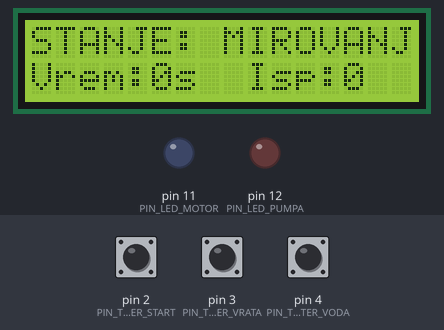
Recording of a sketch running on a simulated Arduino Mega 2560, built with avr-gcc and run on an emulated ATmega2560. Parts: 16×2 character LCD, output pins drawn as LEDs (lit = HIGH). The inputs (shaded band) are chosen by the test bench; at power-on: pin 2 (PIN_TASTER_START) HIGH, pin 3 (PIN_TASTER_VRATA) HIGH, pin 4 (PIN_TASTER_VODA) HIGH.

Above: at 1.2 s.
1.3 s: pin 2 (PIN_TASTER_START) pulled LOW for 0.15 s
At 2.1 s:
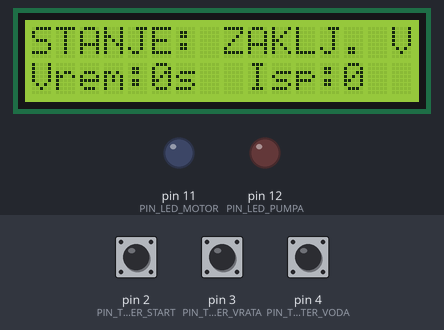
3.0 s: pin 3 (PIN_TASTER_VRATA) pulled LOW for 0.15 s
At 4.2 s:
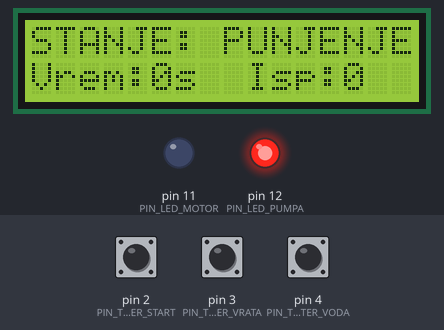
4.6 s: pin 4 (PIN_TASTER_VODA) pulled LOW for 0.15 s
At 7.6 s:
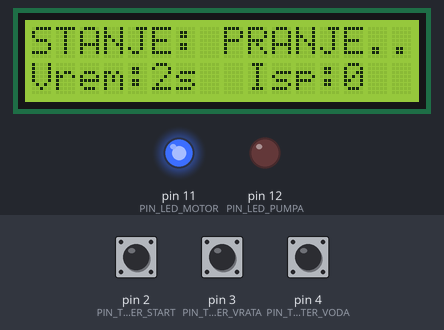
7.7 s: pin 3 (PIN_TASTER_VRATA) pulled LOW for 1 s
At 9.9 s:
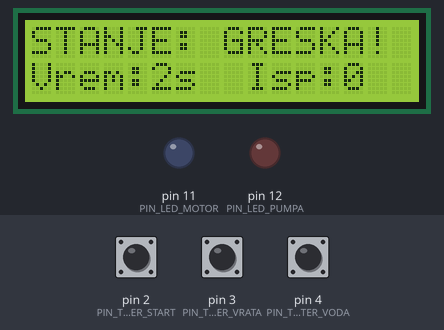
10.2 s: pin 2 (PIN_TASTER_START) pulled LOW for 1 s
At 11.7 s:
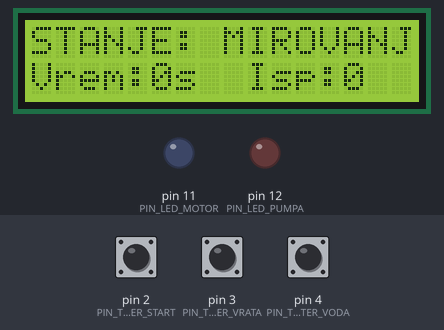
12.7 s: pin 2 (PIN_TASTER_START) pulled LOW for 3.2 s
At 16.6 s:
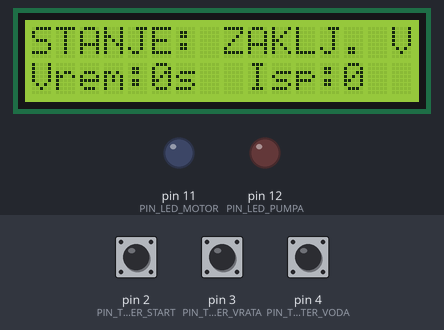
Timing chart, 0 to 18.1 s (numbered marks = the images above; inputs shaded):
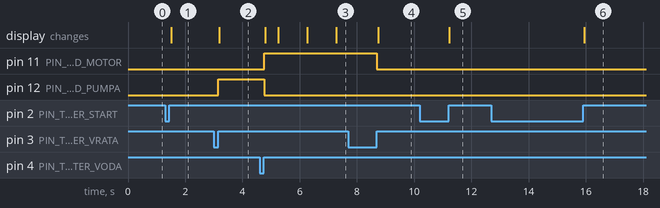

Measured:
- after the input at 1.3 s, the display: changes after 0.21 s (image 1)
- after the input at 3.0 s, pin 12 (PIN_LED_PUMPA): LOW → HIGH after 0.16 s; the display: changes after 0.20 s (image 2)
- after the input at 4.6 s, pin 11 (PIN_LED_MOTOR): LOW → HIGH after 0.17 s; pin 12 (PIN_LED_PUMPA): HIGH → LOW after 0.17 s; the display: first changes after 0.20 s (image 3 shows a later state)
- after the input at 7.7 s, pin 11 (PIN_LED_MOTOR): HIGH → LOW after 1.0 s instead of 1.6 s; pin 12 (PIN_LED_PUMPA): stays LOW (without the input it goes to HIGH after 1.6 s); the display: changes after 1.0 s (image 4)
- after the input at 10.2 s, the display: changes after 1.0 s (image 5)
- after the input at 12.7 s, the display: changes after 3.2 s (image 6)

The sketch:

arduino_washing_machine.ino
```cpp
#include <LiquidCrystal_I2C.h>

// 1. DEFINICIJA ENUMA I STRUKTURA
typedef enum {
    STANJE_MIROVANJE,
    STANJE_ZAKLJUCAVANJE_VRATA,
    STANJE_PUNJENJE,
    STANJE_PRANJE,
    STANJE_ISPUSTANJE,
    STANJE_ISPIRANJE,
    STANJE_CENTRIFUGA,
    STANJE_KRAJ,
    STANJE_GRESKA
} Stanje;

typedef enum {
    DOG_NONE,
    DOG_START,
    DOG_VRATA_ZATVORENA,
    DOG_NIVO_VODE_OK,
    DOG_VREME_ISTEKLO,
    DOG_ISPUSTANJE_ZAVRSENO,
    DOG_RESET,
    DOG_VRATA_OTVORENA
} Dogadjaj;

#define TRAJANJE_PRANJA      5
#define TRAJANJE_ISPIRANJA   4
#define TRAJANJE_CENTRIFUGE  4

typedef struct {
    Stanje stanje;
    int broj_ispiranja;
    int ciljni_broj_ispiranja;
    int preostalo_vreme;
} VesMasina;

// 2. DEFINICIJA PINOVA ZA HARDVER
#define PIN_TASTER_START 2
#define PIN_TASTER_VRATA 3
#define PIN_TASTER_VODA  4

#define PIN_LED_PUMPA    12
#define PIN_LED_MOTOR    11

// Inicijalizacija ekrana na I2C adresi 0x27
LiquidCrystal_I2C lcd(0x27, 16, 2);

VesMasina vm;
unsigned long prethodno_vreme = 0;

// 3. LOGIKA TVOG FSM-A (TVOJ C KOD)
void vesmasina_init(VesMasina* vm_ptr) {
    vm_ptr->stanje = STANJE_MIROVANJE;
    vm_ptr->broj_ispiranja = 0;
    vm_ptr->ciljni_broj_ispiranja = 2;
    vm_ptr->preostalo_vreme = 0;
}

void vesmasina_azuriraj(VesMasina* vm_ptr, Dogadjaj dog) {
    if (dog == DOG_NONE) return;

    /* Provera greške (otvorena vrata u toku rada) */
    if (dog == DOG_VRATA_OTVORENA &&
        (vm_ptr->stanje == STANJE_PUNJENJE || vm_ptr->stanje == STANJE_PRANJE ||
            vm_ptr->stanje == STANJE_ISPIRANJE || vm_ptr->stanje == STANJE_CENTRIFUGA)) {
        vm_ptr->stanje = STANJE_GRESKA;
        return;
    }

    switch (vm_ptr->stanje) {
    case STANJE_MIROVANJE:
        if (dog == DOG_START) {
            vm_ptr->stanje = STANJE_ZAKLJUCAVANJE_VRATA;
            vm_ptr->broj_ispiranja = 0;
        }
        break;

    case STANJE_ZAKLJUCAVANJE_VRATA:
        if (dog == DOG_VRATA_ZATVORENA)
            vm_ptr->stanje = STANJE_PUNJENJE;
        break;

    case STANJE_PUNJENJE:
        if (dog == DOG_NIVO_VODE_OK) {
            vm_ptr->stanje = STANJE_PRANJE;
            vm_ptr->preostalo_vreme = TRAJANJE_PRANJA;
        }
        break;

    case STANJE_PRANJE:
        if (dog == DOG_VREME_ISTEKLO) {
            vm_ptr->stanje = STANJE_ISPUSTANJE;
            vm_ptr->preostalo_vreme = 3;
        }
        break;

    case STANJE_ISPUSTANJE:
        if (dog == DOG_ISPUSTANJE_ZAVRSENO || (vm_ptr->preostalo_vreme == 0 && dog == DOG_VREME_ISTEKLO)) {
            if (vm_ptr->broj_ispiranja < vm_ptr->ciljni_broj_ispiranja) {
                vm_ptr->broj_ispiranja++;
                vm_ptr->stanje = STANJE_ISPIRANJE;
                vm_ptr->preostalo_vreme = TRAJANJE_ISPIRANJA;
            }
            else {
                vm_ptr->stanje = STANJE_CENTRIFUGA;
                vm_ptr->preostalo_vreme = TRAJANJE_CENTRIFUGE;
            }
        }
        break;

    case STANJE_ISPIRANJE:
        if (dog == DOG_VREME_ISTEKLO) {
            vm_ptr->stanje = STANJE_ISPUSTANJE;
            vm_ptr->preostalo_vreme = 3;
        }
        break;

    case STANJE_CENTRIFUGA:
        if (dog == DOG_VREME_ISTEKLO)
            vm_ptr->stanje = STANJE_KRAJ;
        break;

    case STANJE_KRAJ:
        if (dog == DOG_RESET || dog == DOG_START)
            vm_ptr->stanje = STANJE_MIROVANJE;
        break;

    case STANJE_GRESKA:
        if (dog == DOG_RESET)
            vesmasina_init(vm_ptr);
        break;
    }
}

void vesmasina_vreme(VesMasina* vm_ptr) {
    if (vm_ptr->preostalo_vreme > 0) {
        vm_ptr->preostalo_vreme--;
        if (vm_ptr->preostalo_vreme == 0) {
            vesmasina_azuriraj(vm_ptr, DOG_VREME_ISTEKLO);
        }
    }
}

const char* naziv_stanja_lcd(Stanje s) {
    switch (s) {
    case STANJE_MIROVANJE:           return "MIROVANJE";
    case STANJE_ZAKLJUCAVANJE_VRATA: return "ZAKLJ. VRATA";
    case STANJE_PUNJENJE:            return "PUNJENJE VODE";
    case STANJE_PRANJE:              return "PRANJE...";
    case STANJE_ISPUSTANJE:          return "ISPUSTANJE VODE";
    case STANJE_ISPIRANJE:           return "ISPIRANJE...";
    case STANJE_CENTRIFUGA:          return "CENTRIFUGA!";
    case STANJE_KRAJ:                return "KRAJ PROGRAMA";
    case STANJE_GRESKA:              return "GRESKA! VRATA!";
    }
    return "NEPOZNATO";
}

// 4. ARDUINO INICIJALIZACIJA (SETUP)
void setup() {
    lcd.init();
    lcd.backlight();

    pinMode(PIN_TASTER_START, INPUT_PULLUP);
    pinMode(PIN_TASTER_VRATA, INPUT_PULLUP);
    pinMode(PIN_TASTER_VODA, INPUT_PULLUP);

    pinMode(PIN_LED_PUMPA, OUTPUT);
    pinMode(PIN_LED_MOTOR, OUTPUT);

    vesmasina_init(&vm);
}

// 5. ARDUINO GLAVNA PETLJA (LOOP)
void loop() {
    Dogadjaj trenutni_dogadjaj = DOG_NONE;
    unsigned long trenutno_vreme = millis();

    // Čitanje tastera sa debouncing-om (protiv treperenja)
    if (digitalRead(PIN_TASTER_START) == LOW) {
        delay(150);
        while(digitalRead(PIN_TASTER_START) == LOW);

        if (vm.stanje == STANJE_MIROVANJE) {
            trenutni_dogadjaj = DOG_START;
        } else if (vm.stanje == STANJE_KRAJ || vm.stanje == STANJE_GRESKA) {
            trenutni_dogadjaj = DOG_RESET;
        }
    }

    if (digitalRead(PIN_TASTER_VRATA) == LOW) {
        delay(150);
        while(digitalRead(PIN_TASTER_VRATA) == LOW);

        if (vm.stanje == STANJE_ZAKLJUCAVANJE_VRATA) {
            trenutni_dogadjaj = DOG_VRATA_ZATVORENA;
        } else if (vm.stanje == STANJE_PUNJENJE || vm.stanje == STANJE_PRANJE ||
                   vm.stanje == STANJE_ISPIRANJE || vm.stanje == STANJE_CENTRIFUGA) {
            trenutni_dogadjaj = DOG_VRATA_OTVORENA;
        }
    }

    if (digitalRead(PIN_TASTER_VODA) == LOW) {
        delay(150);
        while(digitalRead(PIN_TASTER_VODA) == LOW);

        if (vm.stanje == STANJE_PUNJENJE) {
            trenutni_dogadjaj = DOG_NIVO_VODE_OK;
        }
    }

    // Ažuriranje FSM-a
    if (trenutni_dogadjaj != DOG_NONE) {
        vesmasina_azuriraj(&vm, trenutni_dogadjaj);
    }

    // Odbrojavanje vremena (1 sekunda)
    if (trenutno_vreme - prethodno_vreme >= 1000) {
        prethodno_vreme = trenutno_vreme;

        if (vm.stanje == STANJE_PRANJE || vm.stanje == STANJE_ISPIRANJE ||
            vm.stanje == STANJE_CENTRIFUGA || vm.stanje == STANJE_ISPUSTANJE) {
            vesmasina_vreme(&vm);
        }
    }

    // Paljenje i gašenje LED dioda
    if (vm.stanje == STANJE_PUNJENJE || vm.stanje == STANJE_ISPUSTANJE) {
        digitalWrite(PIN_LED_PUMPA, HIGH);
        digitalWrite(PIN_LED_MOTOR, LOW);
    } else if (vm.stanje == STANJE_PRANJE || vm.stanje == STANJE_ISPIRANJE || vm.stanje == STANJE_CENTRIFUGA) {
        digitalWrite(PIN_LED_PUMPA, LOW);
        digitalWrite(PIN_LED_MOTOR, HIGH);
    } else {
        digitalWrite(PIN_LED_PUMPA, LOW);
        digitalWrite(PIN_LED_MOTOR, LOW);
    }

    // Pametno osvežavanje ekrana bez treperenja
    static Stanje prethodno_stanje_prikaz = STANJE_GRESKA;
    static int prethodno_vreme_prikaz = -1;
    static int prethodni_isp_prikaz = -1;

    if (vm.stanje != prethodno_stanje_prikaz || vm.preostalo_vreme != prethodno_vreme_prikaz || vm.broj_ispiranja != prethodni_isp_prikaz) {
        lcd.clear();

        lcd.setCursor(0, 0);
        lcd.print("STANJE: ");
        lcd.print(naziv_stanja_lcd(vm.stanje));

        lcd.setCursor(0, 1);
        lcd.print("Vrem:");
        lcd.print(vm.preostalo_vreme);
        lcd.print("s  Isp:");
        lcd.print(vm.broj_ispiranja);

        prethodno_stanje_prikaz = vm.stanje;
        prethodno_vreme_prikaz = vm.preostalo_vreme;
        prethodni_isp_prikaz = vm.broj_ispiranja;
    }

    delay(20);
}
```

washing_machine.c
```cpp
#include <stdio.h>
//everything is in serbian because it was a project for my college, have fun :)
typedef enum {
    STANJE_MIROVANJE,
    STANJE_ZAKLJUCAVANJE_VRATA,
    STANJE_PUNJENJE,
    STANJE_PRANJE,
    STANJE_ISPUSTANJE,
    STANJE_ISPIRANJE,
    STANJE_CENTRIFUGA,
    STANJE_KRAJ,
    STANJE_GRESKA
} Stanje;

/*
 * u pravom uredjaju ovo bi dolazilo od senzora i tastera, u
 * ovoj verziji programa dogadjaje rucno zadajemo u main() funkciji.
 */

typedef enum {
    DOG_START,
    DOG_VRATA_ZATVORENA,
    DOG_NIVO_VODE_OK,
    DOG_VREME_ISTEKLO,
    DOG_ISPUSTANJE_ZAVRSENO,
    DOG_RESET,
    DOG_VRATA_OTVORENA
} Dogadjaj;

//trajanje faza u zavisnosti od vremena
#define TRAJANJE_PRANJA      3
#define TRAJANJE_ISPIRANJA   2
#define TRAJANJE_CENTRIFUGE  2

typedef struct {
    Stanje stanje; //u kom je trenutno
    int broj_ispiranja; //br ispiranja koji je vec odradjen u ovom ciklusu
    int ciljni_broj_ispiranja; //br ispiranja koji treba da se odradi
    int preostalo_vreme; //koliko jos treba da prodje u ovoj fazi
} VesMasina;

void vesmasina_init(VesMasina* vm) { //vm pokazivac na celu strukturu
    //postavlja na ove nulte vrednosti ves masinu
    vm->stanje = STANJE_MIROVANJE;
    vm->broj_ispiranja = 0;
    vm->ciljni_broj_ispiranja = 2;
    vm->preostalo_vreme = 0;
}

void vesmasina_azuriraj(VesMasina* vm, Dogadjaj dog) { //ovde se menja stanje ves masine,
    //dogadjaj prima dogadjaj koji je pristigao upravo

    /* provera greske ima prioritet i vazi za sve aktivne faze rada */
    if (dog == DOG_VRATA_OTVORENA &&
        (vm->stanje == STANJE_PUNJENJE || vm->stanje == STANJE_PRANJE ||
            vm->stanje == STANJE_ISPIRANJE || vm->stanje == STANJE_CENTRIFUGA)) {
        vm->stanje = STANJE_GRESKA;
        return;
    }

    switch (vm->stanje) {

    case STANJE_MIROVANJE:
        if (dog == DOG_START)
            vm->stanje = STANJE_ZAKLJUCAVANJE_VRATA;
        break;

    case STANJE_ZAKLJUCAVANJE_VRATA:
        if (dog == DOG_VRATA_ZATVORENA)
            vm->stanje = STANJE_PUNJENJE;
        break;

    case STANJE_PUNJENJE:
        if (dog == DOG_NIVO_VODE_OK) {
            vm->stanje = STANJE_PRANJE;
            vm->preostalo_vreme = TRAJANJE_PRANJA;
        }
        break;

    case STANJE_PRANJE:
        if (dog == DOG_VREME_ISTEKLO)
            vm->stanje = STANJE_ISPUSTANJE;
        break;

    case STANJE_ISPUSTANJE: //ovde se proverava dodatno i da li je uradjen dovoljan br ispiranja ako nije,
        //br_ispiranja se povecava za 1 i masina opet ispira, ako jeste prelazi na centrifugu

        if (dog == DOG_ISPUSTANJE_ZAVRSENO) {
            if (vm->broj_ispiranja < vm->ciljni_broj_ispiranja) {
                vm->broj_ispiranja++;
                vm->stanje = STANJE_ISPIRANJE;
                vm->preostalo_vreme = TRAJANJE_ISPIRANJA;
            }
            else {
                vm->stanje = STANJE_CENTRIFUGA;
                vm->preostalo_vreme = TRAJANJE_CENTRIFUGE;
            }
        }
        break;

    case STANJE_ISPIRANJE:
        if (dog == DOG_VREME_ISTEKLO)
            vm->stanje = STANJE_ISPUSTANJE;
        break;

    case STANJE_CENTRIFUGA:
        if (dog == DOG_VREME_ISTEKLO)
            vm->stanje = STANJE_KRAJ;
        break;

    case STANJE_KRAJ:
        if (dog == DOG_RESET)
            vm->stanje = STANJE_MIROVANJE;
        break;

    case STANJE_GRESKA:
        break;
    }
}

void vesmasina_vreme(VesMasina* vm) {  //simulira protok neke zadate jedinice vremena.
    //stanja koja zavise od vremena su pranje ispiranje i centrifuga.
    //ako preostalo vreme nije isteklo smanjuje se za 1. kad vreme istekne
    //fju dog vreme istaklo obradjuje vesmasina azuriraj


    if (vm->preostalo_vreme > 0) {
        vm->preostalo_vreme--;
        if (vm->preostalo_vreme == 0) {
            vesmasina_azuriraj(vm, DOG_VREME_ISTEKLO);
        }
    }
}

const char* naziv_stanja(Stanje s) { //samo da bi u ispisu bio tekst a ne brojevi
    switch (s) {
    case STANJE_MIROVANJE:           return "MIROVANJE";
    case STANJE_ZAKLJUCAVANJE_VRATA: return "ZAKLJUCAVANJE_VRATA";
    case STANJE_PUNJENJE:            return "PUNJENJE";
    case STANJE_PRANJE:              return "PRANJE";
    case STANJE_ISPUSTANJE:          return "ISPUSTANJE";
    case STANJE_ISPIRANJE:           return "ISPIRANJE";
    case STANJE_CENTRIFUGA:          return "CENTRIFUGA";
    case STANJE_KRAJ:                return "KRAJ";
    case STANJE_GRESKA:              return "GRESKA";
    }
    return "NEPOZNATO";
}

/* glavna petlja izdvojena iz main() - prima masinu i vodi je kroz ciklus */
void pokreni_ciklus(VesMasina* vm) {
    while (vm->stanje != STANJE_KRAJ && vm->stanje != STANJE_GRESKA) {
        switch (vm->stanje) {
        case STANJE_MIROVANJE:
            vesmasina_azuriraj(vm, DOG_START);
            break;
        case STANJE_ZAKLJUCAVANJE_VRATA:
            vesmasina_azuriraj(vm, DOG_VRATA_ZATVORENA);
            break;
        case STANJE_PUNJENJE:
            vesmasina_azuriraj(vm, DOG_NIVO_VODE_OK);
            break;
        case STANJE_ISPUSTANJE:
            vesmasina_azuriraj(vm, DOG_ISPUSTANJE_ZAVRSENO);
            break;
        case STANJE_PRANJE:
        case STANJE_ISPIRANJE:
        case STANJE_CENTRIFUGA:
            vesmasina_vreme(vm);
            break;
        default:
            break;
        }
        printf("%s (preostalo_vreme = %d)\n", naziv_stanja(vm->stanje), vm->preostalo_vreme);
    }
}

int main(void) {

    VesMasina vm; //nasa ves masina
    vesmasina_init(&vm);

    printf("%s\n", naziv_stanja(vm.stanje));

    pokreni_ciklus(&vm);

    if (vm.stanje == STANJE_GRESKA) {
        printf("PROGRAM ZAUSTAVLJEN ZBOG GRESKE\n");
        return 1;
    }

    vesmasina_azuriraj(&vm, DOG_RESET);
    printf("%s\n", naziv_stanja(vm.stanje));

    return 0;
}
```
